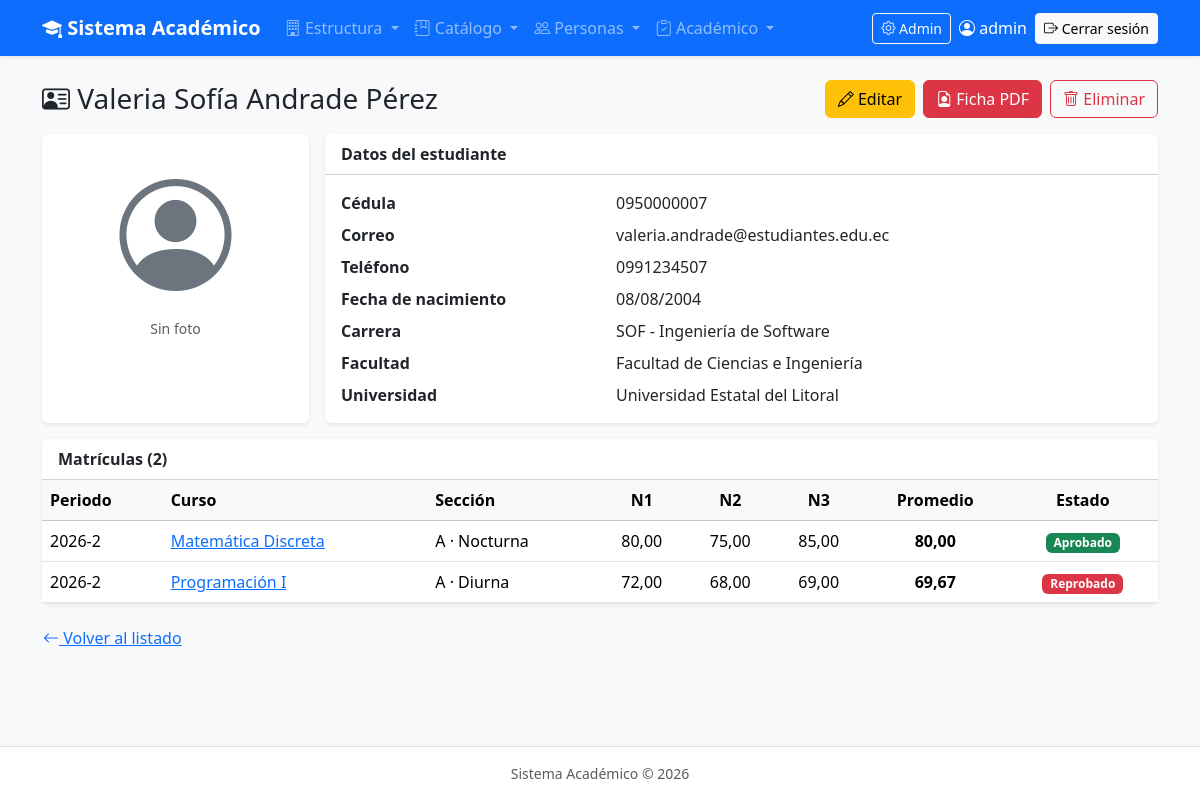
/academico/estudiantes/7/ (signed in), run on the app's committed database.
### academico/models.py (models this page shows, shortened)
class Estudiante(ModeloBase):
    cedula = models.CharField("Cédula", max_length=10, unique=True)
    nombres = models.CharField(max_length=80)
    apellidos = models.CharField(max_length=80)
    email = models.EmailField("Correo", blank=True)
    telefono = models.CharField("Teléfono", max_length=15, blank=True)
    fecha_nacimiento = models.DateField("Fecha de nacimiento", null=True, blank=True)
    carrera = models.ForeignKey(Carrera, on_delete=models.PROTECT, related_name="estudiantes")   # 1:N
    foto = models.ImageField(upload_to="estudiantes/", blank=True)
    class Meta:
        verbose_name = "Estudiante"
        verbose_name_plural = "Estudiantes"
        ordering = ["apellidos", "nombres"]
    @property
    def nombre_completo(self):
        return f"{self.nombres} {self.apellidos}"

class Carrera(ModeloBase):
    facultad = models.ForeignKey(Facultad, on_delete=models.PROTECT, related_name="carreras")   # 1:N
    codigo = models.CharField("Código", max_length=10, unique=True)   # Ej: SIS
    nombre = models.CharField(max_length=150)
    duracion_semestres = models.PositiveSmallIntegerField("Duración (semestres)", default=8)
    class Meta:
        verbose_name = "Carrera"
        verbose_name_plural = "Carreras"
        ordering = ["nombre"]

class Facultad(ModeloBase):
    universidad = models.ForeignKey(Universidad, on_delete=models.PROTECT, related_name="facultades")   # 1:N
    nombre = models.CharField(max_length=150)
    decano = models.CharField(max_length=150, blank=True)
    class Meta:
        verbose_name = "Facultad"
        verbose_name_plural = "Facultades"
        ordering = ["nombre"]
        constraints = [   # el mismo nombre puede existir en otra universidad, pero no dos veces en la misma
            models.UniqueConstraint(fields=["universidad", "nombre"], name="facultad_unica_por_universidad"),
        ]

class Universidad(ModeloBase):
    nombre = models.CharField(max_length=150, unique=True)
    siglas = models.CharField(max_length=20)                         # Ej: UG, ESPOL
    ciudad = models.CharField(max_length=80)
    logo = models.ImageField(upload_to="universidades/", blank=True)  # sale en los comprobantes PDF
    class Meta:
        verbose_name = "Universidad"
        verbose_name_plural = "Universidades"
        ordering = ["nombre"]

class Matricula(ModeloBase):
    estudiante = models.ForeignKey(Estudiante, on_delete=models.PROTECT, related_name="matriculas")
    seccion = models.ForeignKey(Seccion, on_delete=models.PROTECT, related_name="matriculas")
    fecha = models.DateField(default=timezone.localdate)
    class Meta:
        verbose_name = "Matrícula"
        verbose_name_plural = "Matrículas"
        ordering = ["-fecha"]
        constraints = [   # un estudiante no se matricula dos veces en la misma sección
            models.UniqueConstraint(fields=["estudiante", "seccion"], name="matricula_unica"),
        ]

class Seccion(ModeloBase):
    curso = models.ForeignKey(Curso, on_delete=models.PROTECT, related_name="secciones")
    periodo = models.ForeignKey(Periodo, on_delete=models.PROTECT, related_name="secciones")
    profesor = models.ForeignKey(Profesor, on_delete=models.PROTECT, related_name="secciones")
    paralelo = models.CharField(max_length=2, default="A")            # A, B, C...
    jornada = models.CharField(max_length=10, choices=Jornada.choices, default=Jornada.DIURNA)
    cupo = models.PositiveSmallIntegerField(default=30)
    estudiantes = models.ManyToManyField("Estudiante", through="Matricula", related_name="secciones")
    class Meta:
        verbose_name = "Sección"
        verbose_name_plural = "Secciones"
        ordering = ["periodo", "curso", "paralelo"]
        constraints = [
            models.UniqueConstraint(fields=["curso", "periodo", "paralelo", "jornada"], name="seccion_unica"),
        ]

class Periodo(ModeloBase):
    nombre = models.CharField(max_length=20, unique=True)             # Ej: 2026-1
    fecha_inicio = models.DateField("Fecha de inicio")
    fecha_fin = models.DateField("Fecha de fin")
    activo = models.BooleanField(default=False)                       # el periodo en el que se matricula
    class Meta:
        verbose_name = "Periodo"
        verbose_name_plural = "Periodos"
        ordering = ["-fecha_inicio"]                                  # el más reciente primero

class Curso(ModeloBase):                                              # la asignatura (materia)
    carrera = models.ForeignKey(Carrera, on_delete=models.PROTECT, related_name="cursos")      # 1:N
    semestre = models.ForeignKey(Semestre, on_delete=models.PROTECT, related_name="cursos")    # 1:N
    codigo = models.CharField("Código", max_length=12, unique=True)  # Ej: SIS-101
    nombre = models.CharField(max_length=150)
    creditos = models.PositiveSmallIntegerField("Créditos", default=3)
    class Meta:
        verbose_name = "Curso"
        verbose_name_plural = "Cursos"
        ordering = ["carrera", "semestre__numero", "nombre"]

class Nota(ModeloBase):
    matricula = models.OneToOneField(Matricula, on_delete=models.CASCADE, related_name="nota")   # 1:1
    n1 = models.DecimalField("Nota 1", max_digits=5, decimal_places=2, default=0, validators=VALIDAR_NOTA)
    n2 = models.DecimalField("Nota 2", max_digits=5, decimal_places=2, default=0, validators=VALIDAR_NOTA)
    n3 = models.DecimalField("Nota 3", max_digits=5, decimal_places=2, default=0, validators=VALIDAR_NOTA)
    promedio = models.DecimalField(max_digits=5, decimal_places=2, default=0, editable=False)
    estado = models.CharField(max_length=10, choices=EstadoNota.choices, default=EstadoNota.REPROBADO, editable=False)
    class Meta:
        verbose_name = "Nota"
        verbose_name_plural = "Notas"

### academico/views.py (the view)
# urls.py: path("estudiantes/<int:pk>/", views.EstudianteDetailView.as_view(), name="estudiante_detalle"),
class EstudianteDetailView(LoginRequiredMixin, DetailView):
    queryset = Estudiante.objects.select_related("carrera__facultad__universidad")
    template_name = "academico/estudiante_detalle.html"
    def get_context_data(self, **kwargs):
        context = super().get_context_data(**kwargs)
        context["matriculas"] = (
            self.object.matriculas
            .select_related("seccion__curso", "seccion__periodo", "nota")
            .order_by("-seccion__periodo__fecha_inicio", "seccion__curso__nombre")
        )
        return context

### academico/templates/academico/estudiante_detalle.html (shortened to what this page needs)
{% extends "base.html" %}
{% block contenido %}
<div class="d-flex justify-content-between align-items-center mb-3">
    <h1 class="h3 mb-0"><i class="bi bi-person-vcard"></i> {{ estudiante.nombre_completo }}</h1>
    <div class="d-flex gap-2">
        <a href="{% url 'academico:estudiante_editar' estudiante.pk %}" class="btn btn-warning"><i class="bi bi-pencil"></i> Editar</a>
        <a href="{% url 'academico:estudiante_pdf' estudiante.pk %}" target="_blank" rel="noopener" class="btn btn-danger">
            <i class="bi bi-file-earmark-person"></i> Ficha PDF
        </a>
        <a href="{% url 'academico:estudiante_eliminar' estudiante.pk %}" class="btn btn-outline-danger"><i class="bi bi-trash"></i> Eliminar</a>
    </div>
</div>
<div class="row g-3">
    <div class="col-md-3">
        <div class="card shadow-sm border-0 h-100">
            <div class="card-body text-center">
                {% if estudiante.foto %}
                    <img src="{{ estudiante.foto.url }}" alt="Foto de {{ estudiante.nombre_completo }}" class="img-fluid rounded" style="max-height: 220px;">
                {% else %}
                    <i class="bi bi-person-circle text-secondary" style="font-size: 7rem;"></i>
                    <p class="text-muted small mb-0">Sin foto</p>
                {% endif %}
            </div>
        </div>
    </div>
    <div class="col-md-9">
        <div class="card shadow-sm border-0 h-100">
            <div class="card-header bg-white fw-semibold">Datos del estudiante</div>
            <div class="card-body">
                <dl class="row mb-0">
                    <dt class="col-sm-4">Cédula</dt>
                    <dd class="col-sm-8">{{ estudiante.cedula }}</dd>
                    <dt class="col-sm-4">Correo</dt>
                    <dd class="col-sm-8">{{ estudiante.email }}</dd>
                    <dt class="col-sm-4">Teléfono</dt>
                    <dd class="col-sm-8">{{ estudiante.telefono|default:"—" }}</dd>
                    <dt class="col-sm-4">Fecha de nacimiento</dt>
                    <dd class="col-sm-8">{{ estudiante.fecha_nacimiento|date:"d/m/Y"|default:"—" }}</dd>
                    <dt class="col-sm-4">Carrera</dt>
                    <dd class="col-sm-8">{{ estudiante.carrera.codigo }} - {{ estudiante.carrera.nombre }}</dd>
                    <dt class="col-sm-4">Facultad</dt>
                    <dd class="col-sm-8">{{ estudiante.carrera.facultad.nombre }}</dd>
                    <dt class="col-sm-4">Universidad</dt>
                    <dd class="col-sm-8 mb-0">{{ estudiante.carrera.facultad.universidad.nombre }}</dd>
                </dl>
            </div>
        </div>
    </div>
</div>
<div class="card shadow-sm border-0 mt-3">
    <div class="card-header bg-white fw-semibold">Matrículas ({{ matriculas|length }})</div>
    <div class="table-responsive">
        <table class="table table-hover align-middle mb-0">
            <thead class="table-light">
                <tr>
                    <th>Periodo</th><th>Curso</th><th>Sección</th>
                    <th class="text-center">N1</th><th class="text-center">N2</th><th class="text-center">N3</th>
                    <th class="text-center">Promedio</th><th class="text-center">Estado</th>
                </tr>
            </thead>
            <tbody>
                {% for matricula in matriculas %}
                    <tr>
                        <td>{{ matricula.seccion.periodo.nombre }}</td>
                        <td><a href="{% url 'academico:matricula_detalle' matricula.pk %}">{{ matricula.seccion.curso.nombre }}</a></td>
                        <td>{{ matricula.seccion.paralelo }} · {{ matricula.seccion.get_jornada_display }}</td>
                        {% if matricula.nota %}
                            <td class="text-center">{{ matricula.nota.n1 }}</td>
                            <td class="text-center">{{ matricula.nota.n2 }}</td>
                            <td class="text-center">{{ matricula.nota.n3 }}</td>
                            <td class="text-center fw-bold">{{ matricula.nota.promedio }}</td>
                            <td class="text-center">
                                {% if matricula.nota.estado == "aprobado" %}
                                    <span class="badge text-bg-success">Aprobado</span>
                                {% else %}
                                    <span class="badge text-bg-danger">Reprobado</span>
                                {% endif %}
                            </td>
                        {% else %}
                            <td colspan="4" class="text-center text-muted">—</td>
                            <td class="text-center"><span class="badge text-bg-secondary">Sin nota</span></td>
                        {% endif %}
                    </tr>
                {% empty %}
                    <tr><td colspan="8" class="text-center text-muted py-3">El estudiante no tiene matrículas.</td></tr>
                {% endfor %}
            </tbody>
        </table>
    </div>
</div>
<a href="{% url 'academico:estudiante_lista' %}" class="btn btn-link mt-3 px-0"><i class="bi bi-arrow-left"></i> Volver al listado</a>
{% endblock %}

### templates/base.html (shortened to what this page needs)
{% load static %}
<!DOCTYPE html>
<html lang="es">
<head>
    <link rel="stylesheet" href="https://cdn.jsdelivr.net/npm/bootstrap@5.3.3/dist/css/bootstrap.min.css">
    <link rel="stylesheet" href="https://cdn.jsdelivr.net/npm/bootstrap-icons@1.11.3/font/bootstrap-icons.min.css">
</head>
<body class="bg-light d-flex flex-column min-vh-100">
{% if user.is_authenticated %}
<nav class="navbar navbar-expand-lg navbar-dark bg-primary shadow-sm">
    <div class="container">
        <a class="navbar-brand fw-semibold" href="{% url 'academico:inicio' %}">
            <i class="bi bi-mortarboard-fill"></i> Sistema Académico
        </a>
        <div class="collapse navbar-collapse" id="menuPrincipal">
            <ul class="navbar-nav me-auto">
                <li class="nav-item dropdown">
                    <a class="nav-link dropdown-toggle" href="#" role="button" data-bs-toggle="dropdown">
                        <i class="bi bi-building"></i> Estructura
                    </a>
                </li>
                <li class="nav-item dropdown">
                    <a class="nav-link dropdown-toggle" href="#" role="button" data-bs-toggle="dropdown">
                        <i class="bi bi-journal-bookmark"></i> Catálogo
                    </a>
                </li>
                <li class="nav-item dropdown">
                    <a class="nav-link dropdown-toggle" href="#" role="button" data-bs-toggle="dropdown">
                        <i class="bi bi-people"></i> Personas
                    </a>
                </li>
                <li class="nav-item dropdown">
                    <a class="nav-link dropdown-toggle" href="#" role="button" data-bs-toggle="dropdown">
                        <i class="bi bi-clipboard-check"></i> Académico
                    </a>
                </li>
            </ul>
            <div class="d-flex align-items-center gap-2">
                {% if user.is_staff %}
                    <a class="btn btn-sm btn-outline-light" href="{% url 'admin:index' %}">
                        <i class="bi bi-gear"></i> Admin
                    </a>
                {% endif %}
                <span class="navbar-text text-white">
                    <i class="bi bi-person-circle"></i> {{ user.get_full_name|default:user.username }}
                </span>
                <form method="post" action="{% url 'logout' %}" class="d-inline">
                    <button type="submit" class="btn btn-sm btn-light">
                        <i class="bi bi-box-arrow-right"></i> Cerrar sesión
                    </button>
                </form>
            </div>
        </div>
    </div>
</nav>
{% endif %}
<main class="container py-4 flex-grow-1">
    {% block contenido %}{% endblock %}
</main>
<footer class="text-center text-muted small py-3 border-top bg-white">
    Sistema Académico &copy; {% now "Y" %}
</footer>
</body>
</html>

### data on the page
Estudiante: nombre_completo "Valeria Sofía Andrade Pérez", cedula "0950000007", email "valeria.andrade@estudiantes.edu.ec", telefono "0991234507", fecha_nacimiento "08/08/2004", carrera.codigo "SOF", carrera.nombre "Ingeniería de Software", carrera.facultad.nombre "Facultad de Ciencias e Ingeniería", carrera.facultad.universidad.nombre "Universidad Estatal del Litoral"
Matricula: seccion.periodo.nombre "2026-2", seccion.curso.nombre "Matemática Discreta", seccion.paralelo "A", seccion.jornada "Nocturna", nota.n1 "80,00", nota.n2 "75,00", nota.n3 "85,00", nota.promedio "80,00", shows "Aprobado"
Matricula: seccion.periodo.nombre "2026-2", seccion.curso.nombre "Programación I", seccion.paralelo "A", seccion.jornada "Diurna", nota.n1 "72,00", nota.n2 "68,00", nota.n3 "69,00", nota.promedio "69,67", shows "Reprobado"

### other printed values
{{ user.get_full_name|default:user.username }} "admin"
{{ matriculas|length }} "2"
